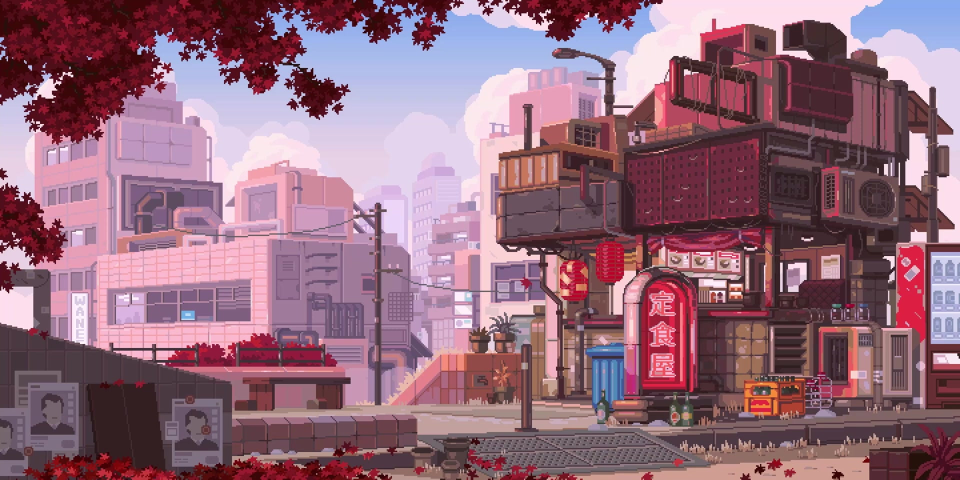
#> input picture lab2/input/pixelart.jpg, 1920 x 960 px, found by its file name (shown at 1/2 size)
$ python lab2.py
#> lines starting #> are read from the running program, lines starting #| are printed output that depends on the picture
import numpy as np
import cv2 as cv
# Матриці

move_20down_and_10right = np.zeros((41, 41))
move_20down_and_10right[0, 9] = 1

invers_matrix = np.zeros((3, 3))
invers_matrix[1, 1] = -1

diag_moving_blur = np.eye(7)

increasing_sharpness = np.array([[0, -1, 0],
                                 [-1, 5, -1],
                                 [0, -1, 0]])

sobelya = np.array([[-1, -2, -1],
                    [0, 0, 0],
                    [1, 2, 1]])

edge = np.array([[-1, -1, -1],
                 [-1, 8, -1],
                 [-1, -1, -1]])

amazing_matrix = np.array([[0.65418401, 0.79062252, 0.81479164],
                           [0.41451346, 0.01567841, 0.35951868],
                           [0.52360809, 0.10842763, 0.97811124]])


def gaus_kernel_func(x: int, y: int) -> np.float64:
    return (1 / (np.pi * 2)) * np.exp(-1 * (abs(x - y) ** 2) / 2)


gaus_smoothing_kernel = np.empty((11, 11))
for x__ in range(11):
    for y__ in range(11):
        gaus_smoothing_kernel[x__, y__] = gaus_kernel_func(x__, y__)

# Завантаження вхідного зображення
pixelart = cv.imread('D:/Prog/ICV/lab2/input/pixelart.jpg')
#> pixelart is the input picture: shape (960, 1920, 3); mean B, G, R 123.6, 106.8, 147.3

resized_tuple = tuple((np.array(pixelart.shape[:2]) * 0.3).astype(int))[::-1]
#> resized_tuple = (576, 288)
resized_img = cv.resize(pixelart, resized_tuple)
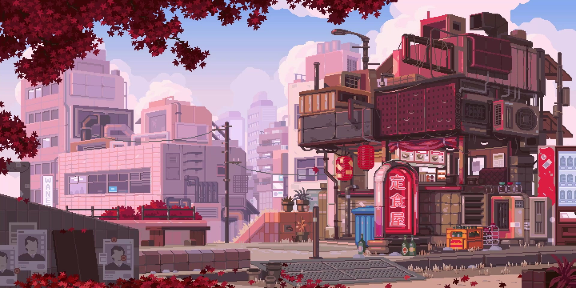
#> resized_img: shape (288, 576, 3); mean B, G, R 123.6, 106.8, 147.2


def pading_img(img: np.ndarray, width: float) -> np.ndarray:
    return np.pad(img, ((width, width),
                        (width, width), (0, 0)))


def spec_dot(img: np.ndarray, kernel: np.ndarray, d=1) -> np.ndarray:
    kw = kernel.shape[0]  # kernel width
    pad_img = pading_img(img, int(kw / 2))
    result_img = np.ndarray(img.shape)
    # Проходимося по пікселям зображення
    for x in range(img.shape[0]):
        for y in range(img.shape[1]):
            for k in range(3):
                result_img[x, y][k] = int(np.vdot(pad_img[x:x + kw, y:y + kw, k], kernel) / d)
    return (result_img % 256).astype('uint8')


save_directory = 'D:/Prog/ICV/lab2/output/'

# [10 lines of commented-out code are left out]
